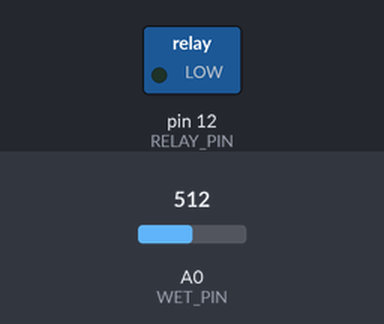
Simulated run of this sketch. Board: Arduino Uno, built with avr-gcc and run on an emulated ATmega328P. Parts: switched loads named in the sketch (green lamp = pin HIGH). The test bench sets the inputs (shaded band); at power-on: A0 (WET_PIN) = 512.

Above: at 1.2 s.
1.3 s: A0 (WET_PIN) set to 586
2.8 s: A0 (WET_PIN) set to 615
At 3.1 s:
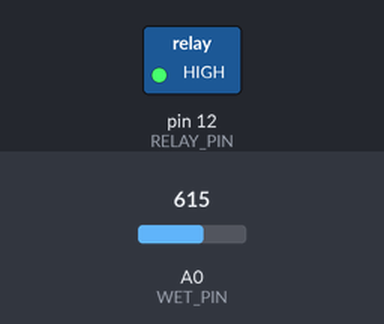
Timing chart, 0 to 9.4 s (numbered marks = the images above; inputs shaded):
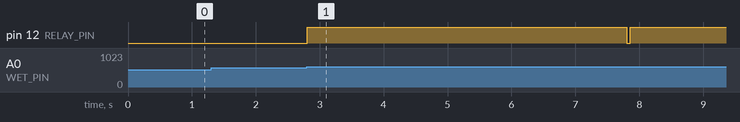

Measured:
- the behaviour switches between 599 and 600 on A0 (WET_PIN) (found by bisection; images 0 and 1)
- after the input at 1.3 s, every drawn part: stays the same
- after the input at 2.8 s, pin 12 (RELAY_PIN): LOW → HIGH at once, → LOW 5.0 s later, → HIGH 0.05 s later

The sketch:

main.ino
```cpp
#define WET_PIN A0
#define RELAY_PIN 12

void misure_wet(){
  int SensorValue = analogRead(WET_PIN); //take a sample
  //Serial.print(SensorValue); Serial.print(" - ");
  digitalWrite(RELAY_PIN, LOW);

  if(SensorValue >= 600) {
   //Serial.println("Sensor is not in the Soil or DISCONNECTED");
    digitalWrite(RELAY_PIN, HIGH);
    delay(5000);
    digitalWrite(RELAY_PIN, LOW);
  }else{
   //Serial.println("Soil is HUMID");
   digitalWrite(RELAY_PIN,LOW);
  }

  delay(50);
}
void setup() {
  // initialize digital pin as an output.
  //Serial.begin(9600);
  pinMode(RELAY_PIN, OUTPUT);
  pinMode(WET_PIN, INPUT);
}

// the code in loop function is executed repeatedly infinitely
void loop() {
  misure_wet();
}
```
